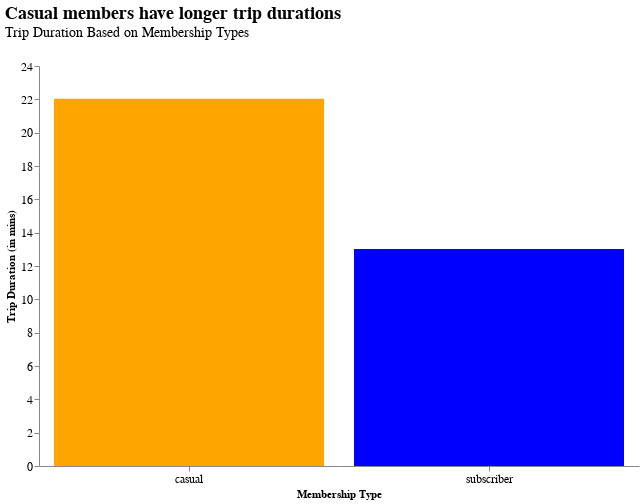

Notebook code cell kept with this figure:
### Code cell
alt.Chart(membership_duration).mark_bar().encode(
    x=alt.X('member_casual', title='Membership Type', sort='-y', 
            axis=alt.Axis(labelAngle=0, labelFontSize=12)),
    y=alt.Y('trip_duration', title='Trip Duration (in mins)', axis=alt.Axis(labelFontSize=12)),
    tooltip=alt.Tooltip(['member_casual', 'trip_duration']),
    color=alt.Color('member_casual', 
                    scale=alt.Scale(range=['orange', 'blue']), 
                    legend=None),
).properties(
    title=alt.Title(
        "Casual members have longer trip durations",
        subtitle='Trip Duration Based on Membership Types',
        anchor='start',
        fontSize=18,
        subtitleFontSize=14,
        offset=20,
    ),
    width=600, 
    height=400,
).configure_axis(
    grid=False,
    labelFontSize=12
).configure_view(
    stroke=None
)

### Figure 1 — Vega-Lite specification as saved in the notebook (floating-point values rounded to 4 significant figures)
{"config": {"view": {"continuousWidth": 300, "continuousHeight": 300, "stroke": null}, "axis": {"grid": false, "labelFontSize": 12}}, "data": {"name": "data-b992317cbc8abc92247c9250f58df104"}, "mark": {"type": "bar"}, "encoding": {"color": {"field": "member_casual", "legend": null, "scale": {"range": ["orange", "blue"]}, "type": "nominal"}, "tooltip": [{"field": "member_casual", "type": "nominal"}, {"field": "trip_duration", "type": "quantitative"}], "x": {"axis": {"labelAngle": 0, "labelFontSize": 12}, "field": "member_casual", "sort": "-y", "title": "Membership Type", "type": "nominal"}, "y": {"axis": {"labelFontSize": 12}, "field": "trip_duration", "title": "Trip Duration (in mins)", "type": "quantitative"}}, "height": 400, "title": {"text": "Casual members have longer trip durations", "anchor": "start", "fontSize": 18, "offset": 20, "subtitle": "Trip Duration Based on Membership Types", "subtitleFontSize": 14}, "width": 600, "$schema": "https://vega.github.io/schema/vega-lite/v5.16.3.json", "datasets": {"data-b992317cbc8abc92247c9250f58df104": [{"member_casual": "casual", "trip_duration": 22.03}, {"member_casual": "subscriber", "trip_duration": 13.02}]}}
